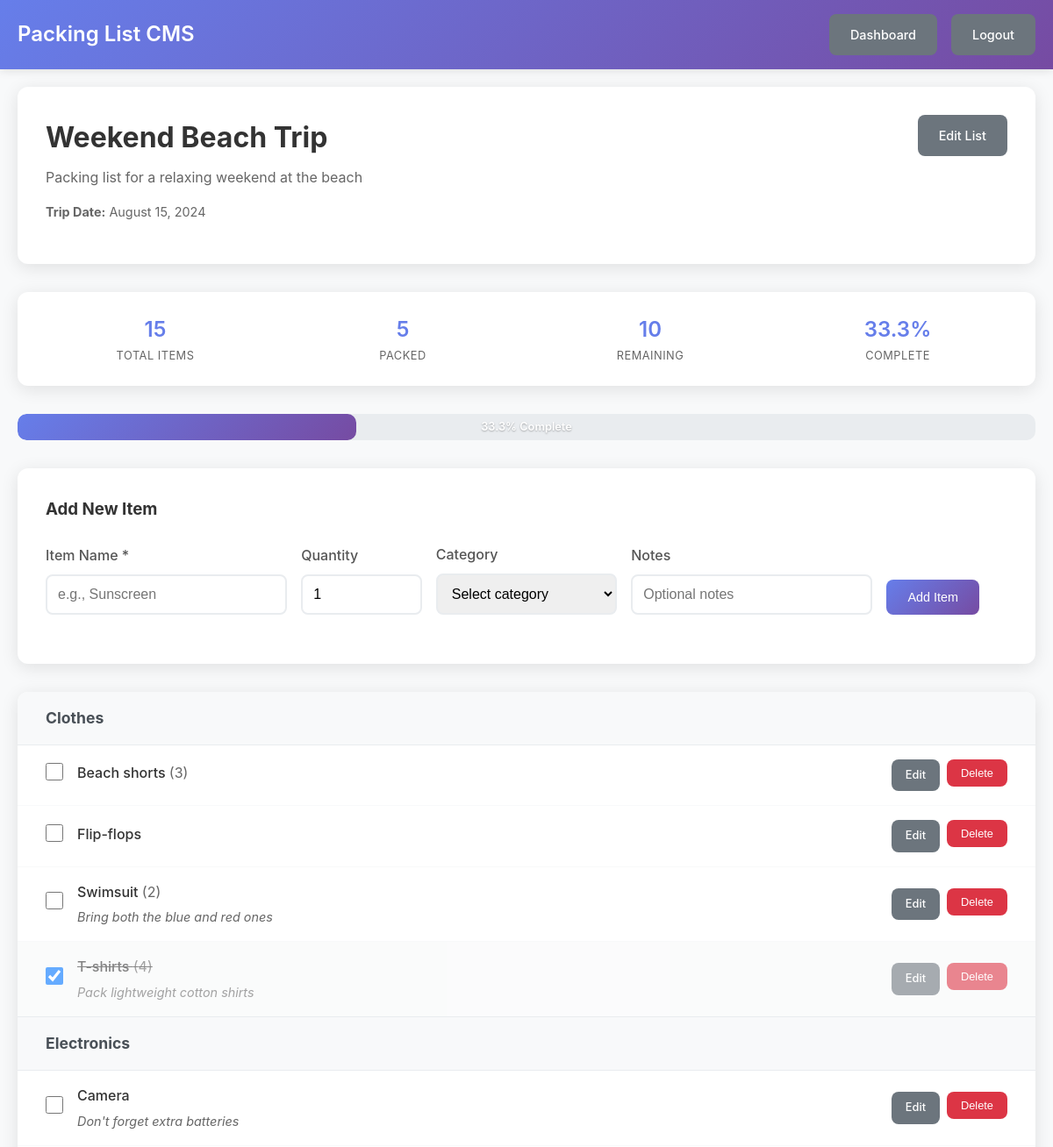
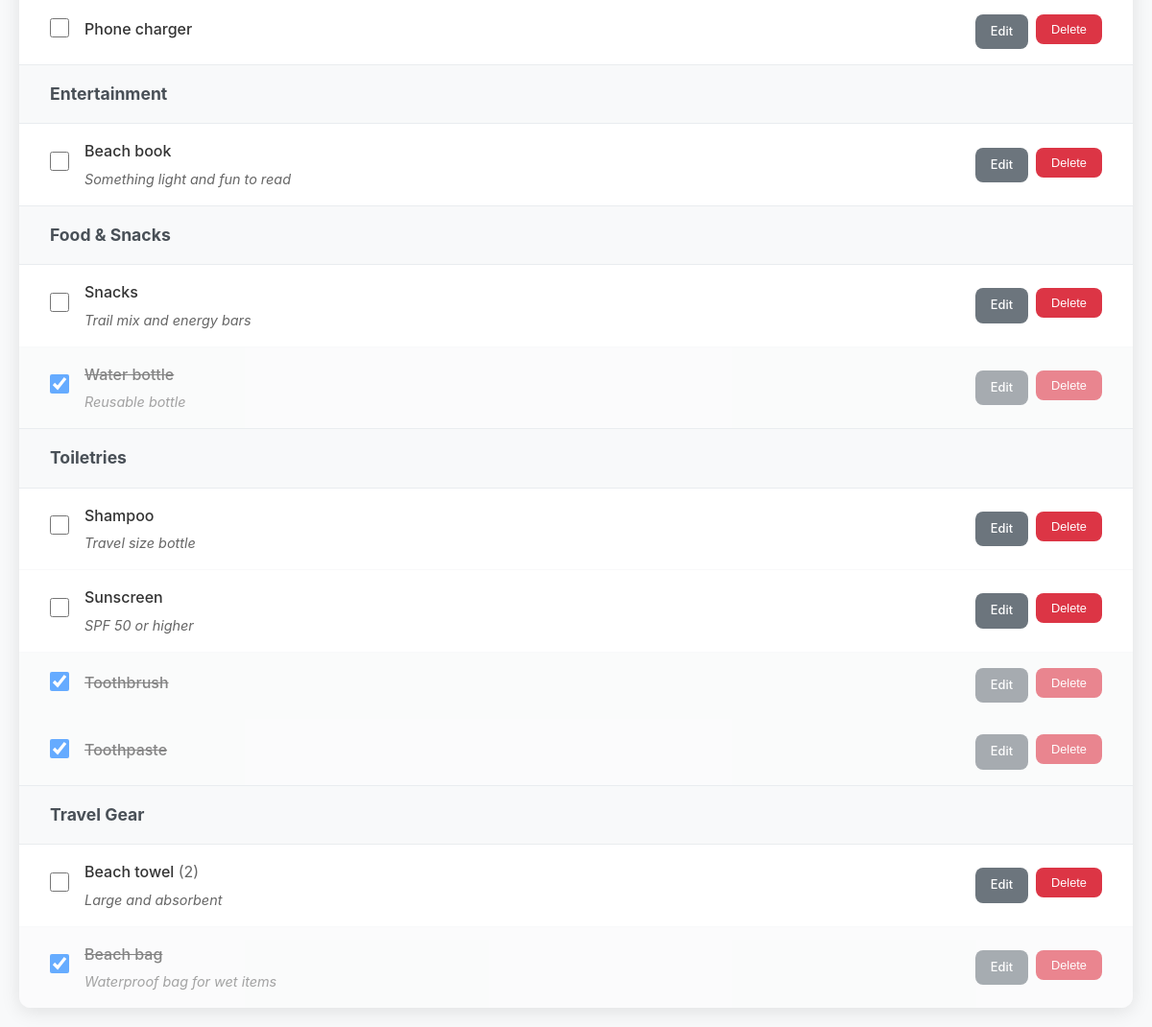
/view_list.php?id=1 (signed in), run on the app's committed database (2 pictures, top to bottom).
### tables this page shows
CREATE TABLE packing_lists (
    id INT PRIMARY KEY AUTO_INCREMENT,
    user_id INT NOT NULL,
    title VARCHAR(100) NOT NULL,
    description TEXT,
    trip_date DATE,
    created_at TIMESTAMP DEFAULT CURRENT_TIMESTAMP,
    updated_at TIMESTAMP DEFAULT CURRENT_TIMESTAMP ON UPDATE CURRENT_TIMESTAMP,
    FOREIGN KEY (user_id) REFERENCES users(id) ON DELETE CASCADE
);

CREATE TABLE items (
    id INT PRIMARY KEY AUTO_INCREMENT,
    packing_list_id INT NOT NULL,
    category_id INT,
    name VARCHAR(100) NOT NULL,
    quantity INT DEFAULT 1,
    is_packed BOOLEAN DEFAULT FALSE,
    notes TEXT,
    created_at TIMESTAMP DEFAULT CURRENT_TIMESTAMP,
    updated_at TIMESTAMP DEFAULT CURRENT_TIMESTAMP ON UPDATE CURRENT_TIMESTAMP,
    FOREIGN KEY (packing_list_id) REFERENCES packing_lists(id) ON DELETE CASCADE,
    FOREIGN KEY (category_id) REFERENCES categories(id) ON DELETE SET NULL
);

CREATE TABLE categories (
    id INT PRIMARY KEY AUTO_INCREMENT,
    name VARCHAR(50) NOT NULL,
    description TEXT,
    created_at TIMESTAMP DEFAULT CURRENT_TIMESTAMP
);

### includes/packing_lists.php (called while the page is built, shortened)
<?php
function getPackingList($listId, $userId) {
    try {
        $pdo = getDatabaseConnection();
        $stmt = $pdo->prepare("
            SELECT pl.*,
                   COUNT(i.id) as total_items,
                   COUNT(CASE WHEN i.is_packed = 1 THEN 1 END) as packed_items
            FROM packing_lists pl
            LEFT JOIN items i ON pl.id = i.packing_list_id
            WHERE pl.id = ? AND pl.user_id = ?
            GROUP BY pl.id
        ");
        $stmt->execute([$listId, $userId]);
        return $stmt->fetch();
    } catch (PDOException $e) {
        error_log("Error fetching packing list: " . $e->getMessage());
        return null;
    }
}
function getPackingListItems($listId, $userId) {
    try {
        $pdo = getDatabaseConnection();
        $stmt = $pdo->prepare("
            SELECT i.*, c.name as category_name
            FROM items i
            LEFT JOIN categories c ON i.category_id = c.id
            INNER JOIN packing_lists pl ON i.packing_list_id = pl.id
            WHERE i.packing_list_id = ? AND pl.user_id = ?
            ORDER BY i.is_packed ASC, c.name ASC, i.name ASC
        ");
        $stmt->execute([$listId, $userId]);
        return $stmt->fetchAll();
    } catch (PDOException $e) {
        error_log("Error fetching packing list items: " . $e->getMessage());
        return [];
    }
}
function getPackingListStats($listId, $userId) {
    try {
        $pdo = getDatabaseConnection();
        $stmt = $pdo->prepare("
            SELECT
                COUNT(*) as total_items,
                COUNT(CASE WHEN is_packed = 1 THEN 1 END) as packed_items,
                COUNT(CASE WHEN is_packed = 0 THEN 1 END) as unpacked_items,
                COUNT(DISTINCT category_id) as categories_used
            FROM items i
            INNER JOIN packing_lists pl ON i.packing_list_id = pl.id
            WHERE i.packing_list_id = ? AND pl.user_id = ?
        ");
        $stmt->execute([$listId, $userId]);
        $stats = $stmt->fetch();
        $stats['completion_percentage'] = $stats['total_items'] > 0
            ? round(($stats['packed_items'] / $stats['total_items']) * 100, 1)
            : 0;
        return $stats;
    } catch (PDOException $e) {
        error_log("Error fetching packing list stats: " . $e->getMessage());
        return [
            'total_items' => 0,
            'packed_items' => 0,
            'unpacked_items' => 0,
            'categories_used' => 0,
            'completion_percentage' => 0
        ];
    }
}
?>

### view_list.php (the view, shortened to what this page needs)
<?php
require_once 'includes/packing_lists.php';
$userId = getCurrentUserId();
$listId = (int)($_GET['id'] ?? 0);
$packingList = getPackingList($listId, $userId);
$items = getPackingListItems($listId, $userId);
$stats = getPackingListStats($listId, $userId);
$itemsByCategory = [];
foreach ($items as $item) {
    $categoryName = $item['category_name'] ?: 'Uncategorized';
    $itemsByCategory[$categoryName][] = $item;
}
?>
<!DOCTYPE html>
<html lang="en">
<head>
    <link rel="stylesheet" href="assets/css/style.css">
</head>
<body>
    <nav class="navbar">
        <div class="nav-container">
            <div class="nav-brand">
                <h1>Packing List CMS</h1>
            </div>
            <div class="nav-menu">
                <a href="dashboard.php" class="btn btn-secondary">Dashboard</a>
                <a href="logout.php" class="btn btn-secondary">Logout</a>
            </div>
        </div>
    </nav>
    <div class="container">
        <div class="list-header">
            <div class="list-title">
                <h2><?php echo htmlspecialchars($packingList['title']); ?></h2>
                <?php if ($packingList['description']): ?>
                    <p class="list-description"><?php echo htmlspecialchars($packingList['description']); ?></p>
                <?php endif; ?>
                <?php if ($packingList['trip_date']): ?>
                    <p class="list-date">
                        <strong>Trip Date:</strong> <?php echo date('F j, Y', strtotime($packingList['trip_date'])); ?>
                    </p>
                <?php endif; ?>
            </div>
            <div class="list-actions">
                <a href="edit_list.php?id=<?php echo $listId; ?>" class="btn btn-secondary">Edit List</a>
            </div>
        </div>
        <div class="stats-bar">
            <div class="stat">
                <span class="stat-number"><?php echo $stats['total_items']; ?></span>
                <span class="stat-label">Total Items</span>
            </div>
            <div class="stat">
                <span class="stat-number"><?php echo $stats['packed_items']; ?></span>
                <span class="stat-label">Packed</span>
            </div>
            <div class="stat">
                <span class="stat-number"><?php echo $stats['unpacked_items']; ?></span>
                <span class="stat-label">Remaining</span>
            </div>
            <div class="stat">
                <span class="stat-number"><?php echo $stats['completion_percentage']; ?>%</span>
                <span class="stat-label">Complete</span>
            </div>
        </div>
        <?php if ($stats['total_items'] > 0): ?>
            <div class="progress-bar large">
                <div class="progress-fill" style="width: <?php echo $stats['completion_percentage']; ?>%"></div>
                <span class="progress-text"><?php echo $stats['completion_percentage']; ?>% Complete</span>
            </div>
        <?php endif; ?>
        <div class="add-item-form">
            <h3>Add New Item</h3>
            <form method="POST" action="view_list.php?id=<?php echo $listId; ?>">
                <div class="form-row">
                    <div class="form-group">
                        <label for="name">Item Name *</label>
                        <input type="text" id="name" name="name" required maxlength="100"
                               placeholder="e.g., Sunscreen">
                    </div>
                    <div class="form-group">
                        <label for="quantity">Quantity</label>
                        <input type="number" id="quantity" name="quantity" min="1" value="1">
                    </div>
                    <div class="form-group">
                        <label for="category_id">Category</label>
                        <select id="category_id" name="category_id">
                            <option value="">Select category</option>
                        </select>
                    </div>
                    <div class="form-group">
                        <label for="notes">Notes</label>
                        <input type="text" id="notes" name="notes" placeholder="Optional notes">
                    </div>
                    <div class="form-group">
                        <button type="submit" class="btn btn-primary">Add Item</button>
                    </div>
                </div>
            </form>
        </div>
        <?php if (empty($items)): ?>
            <div class="empty-state">
                <h3>No items yet</h3>
                <p>Add your first item to start building your packing list!</p>
            </div>
        <?php else: ?>
            <div class="items-container">
                <?php foreach ($itemsByCategory as $categoryName => $categoryItems): ?>
                    <div class="category-section">
                        <h3 class="category-title"><?php echo htmlspecialchars($categoryName); ?></h3>
                        <div class="items-list">
                            <?php foreach ($categoryItems as $item): ?>
                                <div class="item-row <?php echo $item['is_packed'] ? 'packed' : ''; ?>">
                                    <div class="item-checkbox">
                                        <form method="POST" style="display: inline;">
                                            <input type="checkbox" <?php echo $item['is_packed'] ? 'checked' : ''; ?>
                                                   onchange="this.form.submit()">
                                        </form>
                                    </div>
                                    <div class="item-details">
                                        <div class="item-name">
                                            <?php echo htmlspecialchars($item['name']); ?>
                                            <?php if ($item['quantity'] > 1): ?>
                                                <span class="item-quantity">(<?php echo $item['quantity']; ?>)</span>
                                            <?php endif; ?>
                                        </div>
                                        <?php if ($item['notes']): ?>
                                            <div class="item-notes"><?php echo htmlspecialchars($item['notes']); ?></div>
                                        <?php endif; ?>
                                    </div>
                                    <div class="item-actions">
                                        <a href="edit_item.php?id=<?php echo $item['id']; ?>" class="btn btn-small btn-secondary">Edit</a>
                                        <form method="POST" style="display: inline;"
                                              onsubmit="return confirm('Are you sure you want to delete this item?');">
                                            <button type="submit" class="btn btn-small btn-danger">Delete</button>
                                        </form>
                                    </div>
                                </div>
                            <?php endforeach; ?>
                        </div>
                    </div>
                <?php endforeach; ?>
            </div>
        <?php endif; ?>
    </div>
</body>
</html>

### assets/css/style.css (style rules this page uses)
* { margin: 0; padding: 0; box-sizing: border-box; }
body { font-family: -apple-system, BlinkMacSystemFont, 'Segoe UI', Roboto, Oxygen, Ubuntu, Cantarell, sans-serif; line-height: 1.6; color: #333; background-color: #f8f9fa; }
.container { max-width: 1200px; margin: 0 auto; padding: 20px; }
.navbar { background: linear-gradient(135deg, #667eea 0%, #764ba2 100%); color: white; padding: 1rem 0; box-shadow: 0 2px 10px rgba(0,0,0,0.1); }
.nav-container { max-width: 1200px; margin: 0 auto; padding: 0 20px; display: flex; justify-content: space-between; align-items: center; }
.nav-brand h1 { font-size: 1.5rem; font-weight: 600; }
.nav-menu { display: flex; align-items: center; gap: 1rem; }
.btn { display: inline-block; padding: 0.75rem 1.5rem; border: none; border-radius: 8px; text-decoration: none; font-weight: 500; text-align: center; cursor: pointer; transition: all 0.3s ease; font-size: 0.9rem; }
.btn-primary { background: linear-gradient(135deg, #667eea 0%, #764ba2 100%); color: white; }
.btn-secondary { background: #6c757d; color: white; }
.btn-danger { background: #dc3545; color: white; }
.btn-small { padding: 0.5rem 1rem; font-size: 0.8rem; }
.form-group { margin-bottom: 1.5rem; }
.form-row { display: grid; grid-template-columns: 2fr 1fr 1.5fr 2fr 1fr; gap: 1rem; align-items: end; }
.form-group label { display: block; margin-bottom: 0.5rem; font-weight: 500; color: #555; }
.form-group input, .form-group textarea, .form-group select { width: 100%; padding: 0.75rem; border: 2px solid #e9ecef; border-radius: 8px; font-size: 1rem; transition: border-color 0.3s ease; }
.list-header { display: flex; justify-content: space-between; align-items: flex-start; margin-bottom: 1rem; }
.list-actions { display: flex; gap: 0.5rem; }
.list-description { color: #666; margin-bottom: 1rem; line-height: 1.5; }
.list-date { color: #666; margin-bottom: 1rem; font-size: 0.9rem; }
.stat { text-align: center; }
.stat-number { display: block; font-size: 1.5rem; font-weight: 600; color: #667eea; }
.stat-label { display: block; font-size: 0.8rem; color: #666; text-transform: uppercase; letter-spacing: 0.5px; }
.progress-bar { position: relative; background: #e9ecef; border-radius: 10px; height: 20px; margin-bottom: 1rem; overflow: hidden; }
.progress-bar.large { height: 30px; margin-bottom: 2rem; }
.progress-fill { background: linear-gradient(135deg, #667eea 0%, #764ba2 100%); height: 100%; border-radius: 10px; transition: width 0.5s ease; }
.progress-text { position: absolute; top: 50%; left: 50%; transform: translate(-50%, -50%); font-size: 0.8rem; font-weight: 600; color: white; text-shadow: 0 1px 2px rgba(0,0,0,0.3); }
.list-header { display: flex; justify-content: space-between; align-items: flex-start; margin-bottom: 2rem; background: white; padding: 2rem; border-radius: 12px; box-shadow: 0 4px 20px rgba(0,0,0,0.1); }
.list-title h2 { font-size: 2rem; margin-bottom: 0.5rem; color: #333; }
.stats-bar { display: grid; grid-template-columns: repeat(4, 1fr); gap: 1rem; margin-bottom: 2rem; background: white; padding: 1.5rem; border-radius: 12px; box-shadow: 0 4px 20px rgba(0,0,0,0.1); }
.add-item-form { background: white; padding: 2rem; border-radius: 12px; box-shadow: 0 4px 20px rgba(0,0,0,0.1); margin-bottom: 2rem; }
.add-item-form h3 { margin-bottom: 1.5rem; color: #333; }
.items-container { background: white; border-radius: 12px; box-shadow: 0 4px 20px rgba(0,0,0,0.1); overflow: hidden; }
.category-section { border-bottom: 1px solid #e9ecef; }
.category-section:last-child { border-bottom: none; }
.category-title { background: #f8f9fa; padding: 1rem 2rem; margin: 0; font-size: 1.1rem; color: #495057; border-bottom: 1px solid #e9ecef; }
.items-list { padding: 0; }
.item-row { display: flex; align-items: center; padding: 1rem 2rem; border-bottom: 1px solid #f8f9fa; transition: background-color 0.3s ease; }
.item-row:last-child { border-bottom: none; }
.item-row.packed { opacity: 0.6; background-color: #f8f9fa; }
.item-row.packed .item-name { text-decoration: line-through; }
.item-checkbox { margin-right: 1rem; }
.item-checkbox input[type="checkbox"] { width: 20px; height: 20px; cursor: pointer; }
.item-details { flex: 1; }
.item-name { font-weight: 500; margin-bottom: 0.25rem; }
.item-quantity { color: #666; font-weight: normal; }
.item-notes { font-size: 0.9rem; color: #666; font-style: italic; }
.item-actions { display: flex; gap: 0.5rem; }

### data on the page
packing_lists: title "Weekend Beach Trip", description "Packing list for a relaxing weekend at the beach", trip_date "August 15, 2024"
items: name "Beach shorts", quantity "3"
items: name "Flip-flops"
items: name "Swimsuit", quantity "2", notes "Bring both the blue and red ones"
items: is_packed "☑", name "T-shirts", quantity "4", notes "Pack lightweight cotton shirts"
items: name "Camera", notes "Don't forget extra batteries"
items: name "Phone charger"
items: name "Beach book", notes "Something light and fun to read"
items: name "Snacks", notes "Trail mix and energy bars"
items: is_packed "☑", name "Water bottle", notes "Reusable bottle"
items: name "Shampoo", notes "Travel size bottle"
items: name "Sunscreen", notes "SPF 50 or higher"
items: is_packed "☑", name "Toothbrush"
items: is_packed "☑", name "Toothpaste"
items: category.name "Travel Gear", is_packed "☑", name "Beach bag", notes "Waterproof bag for wet items"
items: name "Beach towel", quantity "2", notes "Large and absorbent"

### other printed values
$stats['total_items'] "15"
$stats['packed_items'] "5"
$stats['unpacked_items'] "10"
$stats['completion_percentage'] "33.3"
$categoryName "Clothes"
$categoryName "Electronics"
$categoryName "Entertainment"
$categoryName "Food & Snacks"
$categoryName "Toiletries"
